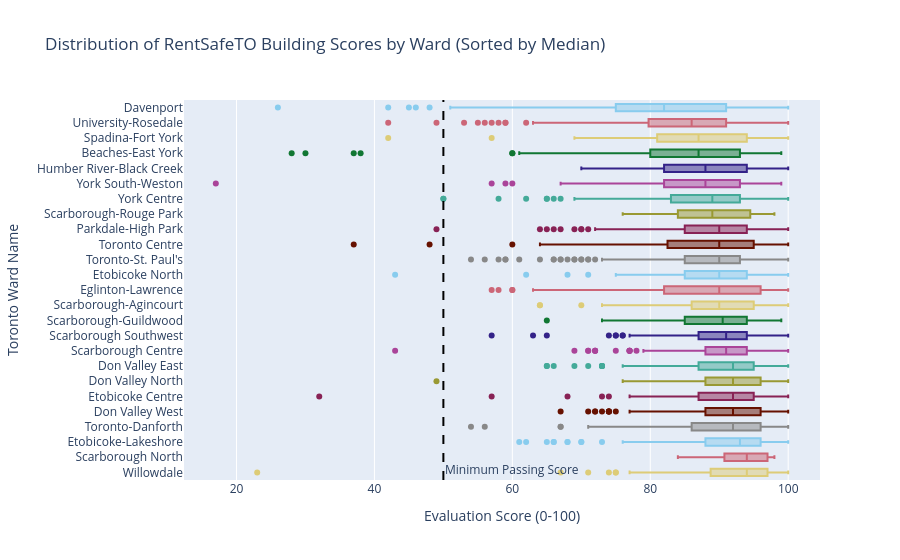

Source (notebook cell):
### Code cell
# Next steps for data visualization
fig = px.box(
    df_clean,
    y='wardname',
    x='current_building_eval_score',
    orientation='h', # Horizontal plot
    title='Distribution of RentSafeTO Building Scores by Ward (Sorted by Median)',
    category_orders={'wardname': ward_order}, # Apply the sorted order
    color='wardname', # Color by ward name
    color_discrete_sequence=px.colors.qualitative.Safe, # color-blind friendly discrete sequence
    hover_data={'current_building_eval_score': True, 'wardname': False} # Customize hover info
)
# Add the vertical line for the minimum passing score
fig.add_vline(x=50, line_width=2, line_dash="dash", line_color="black", annotation_text="Minimum Passing Score", annotation_position="bottom right")

# Update layout for better aesthetics
fig.update_layout(
    xaxis_title='Evaluation Score (0-100)',
    yaxis_title='Toronto Ward Name',
    showlegend=False # Hide the legend as colors are clear from y-axis
)

# Display the interactive figure
fig.show()

### Figure 1 — Plotly figure (JSON) as saved in the notebook; plotly's stock layout.template omitted (floating-point values rounded to 4 significant figures; data arrays with more than 128 entries replaced by an {"elided": "..."} marker saying what was removed)
{"data": [{"alignmentgroup": "True", "hovertemplate": "current_building_eval_score=%{x}<extra></extra>", "legendgroup": "Davenport", "marker": {"color": "rgb(136, 204, 238)"}, "name": "Davenport", "notched": false, "offsetgroup": "Davenport", "orientation": "h", "showlegend": true, "type": "box", "x": {"elided": "143 float values"}, "x0": " ", "xaxis": "x", "y": {"elided": "143 str values"}, "y0": " ", "yaxis": "y"}, {"alignmentgroup": "True", "hovertemplate": "current_building_eval_score=%{x}<extra></extra>", "legendgroup": "University-Rosedale", "marker": {"color": "rgb(204, 102, 119)"}, "name": "University-Rosedale", "notched": false, "offsetgroup": "University-Rosedale", "orientation": "h", "showlegend": true, "type": "box", "x": {"elided": "217 float values"}, "x0": " ", "xaxis": "x", "y": {"elided": "217 str values"}, "y0": " ", "yaxis": "y"}, {"alignmentgroup": "True", "hovertemplate": "current_building_eval_score=%{x}<extra></extra>", "legendgroup": "Spadina-Fort York", "marker": {"color": "rgb(221, 204, 119)"}, "name": "Spadina-Fort York", "notched": false, "offsetgroup": "Spadina-Fort York", "orientation": "h", "showlegend": true, "type": "box", "x": [71.0, 84.0, 91.0, 76.0, 92.0, 81.0, 89.0, 95.0, 42.0, 80.0, 88.0, 71.0, 75.0, 90.0, 84.0, 96.0, 77.0, 87.0, 79.0, 84.0, 100.0, 81.0, 91.0, 69.0, 78.0, 99.0, 100.0, 100.0, 98.0, 99.0, 91.0, 91.0, 94.0, 74.0, 94.0, 92.0, 85.0, 81.0, 99.0, 99.0, 80.0, 82.0, 99.0, 100.0, 98.0, 100.0, 86.0, 90.0, 82.0, 90.0, 85.0, 76.0, 79.0, 86.0, 89.0, 83.0, 87.0, 71.0, 95.0, 86.0, 83.0, 57.0, 90.0, 93.0, 94.0, 84.0, 82.0, 90.0, 69.0, 82.0, 91.0, 79.0, 84.0, 83.0, 80.0, 91.0, 87.0, 93.0, 99.0, 98.0, 100.0, 100.0], "x0": " ", "xaxis": "x", "y": ["Spadina-Fort York", "Spadina-Fort York", "Spadina-Fort York", "Spadina-Fort York", "Spadina-Fort York", "Spadina-Fort York", "Spadina-Fort York", "Spadina-Fort York", "Spadina-Fort York", "Spadina-Fort York", "Spadina-Fort York", "Spadina-Fort York", "Spadina-Fort York", "Spadina-Fort York", "Spadina-Fort York", "Spadina-Fort York", "Spadina-Fort York", "Spadina-Fort York", "Spadina-Fort York", "Spadina-Fort York", "Spadina-Fort York", "Spadina-Fort York", "Spadina-Fort York", "Spadina-Fort York", "Spadina-Fort York", "Spadina-Fort York", "Spadina-Fort York", "Spadina-Fort York", "Spadina-Fort York", "Spadina-Fort York", "Spadina-Fort York", "Spadina-Fort York", "Spadina-Fort York", "Spadina-Fort York", "Spadina-Fort York", "Spadina-Fort York", "Spadina-Fort York", "Spadina-Fort York", "Spadina-Fort York", "Spadina-Fort York", "Spadina-Fort York", "Spadina-Fort York", "Spadina-Fort York", "Spadina-Fort York", "Spadina-Fort York", "Spadina-Fort York", "Spadina-Fort York", "Spadina-Fort York", "Spadina-Fort York", "Spadina-Fort York", "Spadina-Fort York", "Spadina-Fort York", "Spadina-Fort York", "Spadina-Fort York", "Spadina-Fort York", "Spadina-Fort York", "Spadina-Fort York", "Spadina-Fort York", "Spadina-Fort York", "Spadina-Fort York", "Spadina-Fort York", "Spadina-Fort York", "Spadina-Fort York", "Spadina-Fort York", "Spadina-Fort York", "Spadina-Fort York", "Spadina-Fort York", "Spadina-Fort York", "Spadina-Fort York", "Spadina-Fort York", "Spadina-Fort York", "Spadina-Fort York", "Spadina-Fort York", "Spadina-Fort York", "Spadina-Fort York", "Spadina-Fort York", "Spadina-Fort York", "Spadina-Fort York", "Spadina-Fort York", "Spadina-Fort York", "Spadina-Fort York", "Spadina-Fort York"], "y0": " ", "yaxis": "y"}, {"alignmentgroup": "True", "hovertemplate": "current_building_eval_score=%{x}<extra></extra>", "legendgroup": "Beaches-East York", "marker": {"color": "rgb(17, 119, 51)"}, "name": "Beaches-East York", "notched": false, "offsetgroup": "Beaches-East York", "orientation": "h", "showlegend": true, "type": "box", "x": {"elided": "297 float values"}, "x0": " ", "xaxis": "x", "y": {"elided": "297 str values"}, "y0": " ", "yaxis": "y"}, {"alignmentgroup": "True", "hovertemplate": "current_building_eval_score=%{x}<extra></extra>", "legendgroup": "Humber River-Black Creek", "marker": {"color": "rgb(51, 34, 136)"}, "name": "Humber River-Black Creek", "notched": false, "offsetgroup": "Humber River-Black Creek", "orientation": "h", "showlegend": true, "type": "box", "x": {"elided": "155 float values"}, "x0": " ", "xaxis": "x", "y": {"elided": "155 str values"}, "y0": " ", "yaxis": "y"}, {"alignmentgroup": "True", "hovertemplate": "current_building_eval_score=%{x}<extra></extra>", "legendgroup": "York South-Weston", "marker": {"color": "rgb(170, 68, 153)"}, "name": "York South-Weston", "notched": false, "offsetgroup": "York South-Weston", "orientation": "h", "showlegend": true, "type": "box", "x": {"elided": "350 float values"}, "x0": " ", "xaxis": "x", "y": {"elided": "350 str values"}, "y0": " ", "yaxis": "y"}, {"alignmentgroup": "True", "hovertemplate": "current_building_eval_score=%{x}<extra></extra>", "legendgroup": "York Centre", "marker": {"color": "rgb(68, 170, 153)"}, "name": "York Centre", "notched": false, "offsetgroup": "York Centre", "orientation": "h", "showlegend": true, "type": "box", "x": {"elided": "348 float values"}, "x0": " ", "xaxis": "x", "y": {"elided": "348 str values"}, "y0": " ", "yaxis": "y"}, {"alignmentgroup": "True", "hovertemplate": "current_building_eval_score=%{x}<extra></extra>", "legendgroup": "Scarborough-Rouge Park", "marker": {"color": "rgb(153, 153, 51)"}, "name": "Scarborough-Rouge Park", "notched": false, "offsetgroup": "Scarborough-Rouge Park", "orientation": "h", "showlegend": true, "type": "box", "x": [76.0, 84.0, 98.0, 98.0, 80.0, 93.0, 84.0, 92.0, 89.0, 94.0, 76.0, 91.0, 93.0, 86.0, 96.0, 76.0, 79.0, 81.0, 84.0, 88.0, 81.0, 88.0, 95.0, 95.0, 81.0, 96.0, 89.0, 91.0, 92.0, 98.0, 97.0, 97.0, 92.0, 95.0, 89.0, 85.0, 95.0, 84.0, 86.0, 91.0, 87.0, 92.0, 84.0, 95.0, 86.0, 89.0, 88.0, 93.0], "x0": " ", "xaxis": "x", "y": ["Scarborough-Rouge Park", "Scarborough-Rouge Park", "Scarborough-Rouge Park", "Scarborough-Rouge Park", "Scarborough-Rouge Park", "Scarborough-Rouge Park", "Scarborough-Rouge Park", "Scarborough-Rouge Park", "Scarborough-Rouge Park", "Scarborough-Rouge Park", "Scarborough-Rouge Park", "Scarborough-Rouge Park", "Scarborough-Rouge Park", "Scarborough-Rouge Park", "Scarborough-Rouge Park", "Scarborough-Rouge Park", "Scarborough-Rouge Park", "Scarborough-Rouge Park", "Scarborough-Rouge Park", "Scarborough-Rouge Park", "Scarborough-Rouge Park", "Scarborough-Rouge Park", "Scarborough-Rouge Park", "Scarborough-Rouge Park", "Scarborough-Rouge Park", "Scarborough-Rouge Park", "Scarborough-Rouge Park", "Scarborough-Rouge Park", "Scarborough-Rouge Park", "Scarborough-Rouge Park", "Scarborough-Rouge Park", "Scarborough-Rouge Park", "Scarborough-Rouge Park", "Scarborough-Rouge Park", "Scarborough-Rouge Park", "Scarborough-Rouge Park", "Scarborough-Rouge Park", "Scarborough-Rouge Park", "Scarborough-Rouge Park", "Scarborough-Rouge Park", "Scarborough-Rouge Park", "Scarborough-Rouge Park", "Scarborough-Rouge Park", "Scarborough-Rouge Park", "Scarborough-Rouge Park", "Scarborough-Rouge Park", "Scarborough-Rouge Park", "Scarborough-Rouge Park"], "y0": " ", "yaxis": "y"}, {"alignmentgroup": "True", "hovertemplate": "current_building_eval_score=%{x}<extra></extra>", "legendgroup": "Parkdale-High Park", "marker": {"color": "rgb(136, 34, 85)"}, "name": "Parkdale-High Park", "notched": false, "offsetgroup": "Parkdale-High Park", "orientation": "h", "showlegend": true, "type": "box", "x": {"elided": "308 float values"}, "x0": " ", "xaxis": "x", "y": {"elided": "308 str values"}, "y0": " ", "yaxis": "y"}, {"alignmentgroup": "True", "hovertemplate": "current_building_eval_score=%{x}<extra></extra>", "legendgroup": "Toronto Centre", "marker": {"color": "rgb(102, 17, 0)"}, "name": "Toronto Centre", "notched": false, "offsetgroup": "Toronto Centre", "orientation": "h", "showlegend": true, "type": "box", "x": {"elided": "332 float values"}, "x0": " ", "xaxis": "x", "y": {"elided": "332 str values"}, "y0": " ", "yaxis": "y"}, {"alignmentgroup": "True", "hovertemplate": "current_building_eval_score=%{x}<extra></extra>", "legendgroup": "Toronto-St. Paul's", "marker": {"color": "rgb(136, 136, 136)"}, "name": "Toronto-St. Paul's", "notched": false, "offsetgroup": "Toronto-St. Paul's", "orientation": "h", "showlegend": true, "type": "box", "x": {"elided": "499 float values"}, "x0": " ", "xaxis": "x", "y": {"elided": "499 str values"}, "y0": " ", "yaxis": "y"}, {"alignmentgroup": "True", "hovertemplate": "current_building_eval_score=%{x}<extra></extra>", "legendgroup": "Etobicoke North", "marker": {"color": "rgb(136, 204, 238)"}, "name": "Etobicoke North", "notched": false, "offsetgroup": "Etobicoke North", "orientation": "h", "showlegend": true, "type": "box", "x": [81.0, 81.0, 95.0, 80.0, 85.0, 88.0, 89.0, 95.0, 92.0, 94.0, 96.0, 86.0, 92.0, 88.0, 99.0, 93.0, 86.0, 93.0, 91.0, 96.0, 90.0, 84.0, 90.0, 95.0, 43.0, 88.0, 92.0, 93.0, 93.0, 94.0, 78.0, 86.0, 82.0, 86.0, 83.0, 95.0, 90.0, 90.0, 85.0, 75.0, 84.0, 91.0, 81.0, 78.0, 83.0, 68.0, 81.0, 82.0, 93.0, 92.0, 77.0, 89.0, 98.0, 89.0, 94.0, 85.0, 98.0, 100.0, 88.0, 94.0, 88.0, 85.0, 81.0, 86.0, 82.0, 81.0, 84.0, 94.0, 93.0, 93.0, 94.0, 97.0, 97.0, 93.0, 97.0, 90.0, 95.0, 98.0, 97.0, 93.0, 98.0, 91.0, 88.0, 95.0, 71.0, 62.0, 90.0, 88.0, 92.0, 98.0, 93.0, 92.0, 94.0, 93.0, 98.0, 94.0, 98.0, 90.0, 85.0, 90.0, 85.0, 91.0, 90.0, 91.0, 87.0, 90.0, 76.0, 90.0, 83.0, 91.0, 87.0, 98.0, 81.0, 82.0, 76.0, 87.0, 98.0, 90.0, 87.0, 78.0], "x0": " ", "xaxis": "x", "y": ["Etobicoke North", "Etobicoke North", "Etobicoke North", "Etobicoke North", "Etobicoke North", "Etobicoke North", "Etobicoke North", "Etobicoke North", "Etobicoke North", "Etobicoke North", "Etobicoke North", "Etobicoke North", "Etobicoke North", "Etobicoke North", "Etobicoke North", "Etobicoke North", "Etobicoke North", "Etobicoke North", "Etobicoke North", "Etobicoke North", "Etobicoke North", "Etobicoke North", "Etobicoke North", "Etobicoke North", "Etobicoke North", "Etobicoke North", "Etobicoke North", "Etobicoke North", "Etobicoke North", "Etobicoke North", "Etobicoke North", "Etobicoke North", "Etobicoke North", "Etobicoke North", "Etobicoke North", "Etobicoke North", "Etobicoke North", "Etobicoke North", "Etobicoke North", "Etobicoke North", "Etobicoke North", "Etobicoke North", "Etobicoke North", "Etobicoke North", "Etobicoke North", "Etobicoke North", "Etobicoke North", "Etobicoke North", "Etobicoke North", "Etobicoke North", "Etobicoke North", "Etobicoke North", "Etobicoke North", "Etobicoke North", "Etobicoke North", "Etobicoke North", "Etobicoke North", "Etobicoke North", "Etobicoke North", "Etobicoke North", "Etobicoke North", "Etobicoke North", "Etobicoke North", "Etobicoke North", "Etobicoke North", "Etobicoke North", "Etobicoke North", "Etobicoke North", "Etobicoke North", "Etobicoke North", "Etobicoke North", "Etobicoke North", "Etobicoke North", "Etobicoke North", "Etobicoke North", "Etobicoke North", "Etobicoke North", "Etobicoke North", "Etobicoke North", "Etobicoke North", "Etobicoke North", "Etobicoke North", "Etobicoke North", "Etobicoke North", "Etobicoke North", "Etobicoke North", "Etobicoke North", "Etobicoke North", "Etobicoke North", "Etobicoke North", "Etobicoke North", "Etobicoke North", "Etobicoke North", "Etobicoke North", "Etobicoke North", "Etobicoke North", "Etobicoke North", "Etobicoke North", "Etobicoke North", "Etobicoke North", "Etobicoke North", "Etobicoke North", "Etobicoke North", "Etobicoke North", "Etobicoke North", "Etobicoke North", "Etobicoke North", "Etobicoke North", "Etobicoke North", "Etobicoke North", "Etobicoke North", "Etobicoke North", "Etobicoke North", "Etobicoke North", "Etobicoke North", "Etobicoke North", "Etobicoke North", "Etobicoke North", "Etobicoke North", "Etobicoke North"], "y0": " ", "yaxis": "y"}, {"alignmentgroup": "True", "hovertemplate": "current_building_eval_score=%{x}<extra></extra>", "legendgroup": "Eglinton-Lawrence", "marker": {"color": "rgb(204, 102, 119)"}, "name": "Eglinton-Lawrence", "notched": false, "offsetgroup": "Eglinton-Lawrence", "orientation": "h", "showlegend": true, "type": "box", "x": {"elided": "366 float values"}, "x0": " ", "xaxis": "x", "y": {"elided": "366 str values"}, "y0": " ", "yaxis": "y"}, {"alignmentgroup": "True", "hovertemplate": "current_building_eval_score=%{x}<extra></extra>", "legendgroup": "Scarborough-Agincourt", "marker": {"color": "rgb(221, 204, 119)"}, "name": "Scarborough-Agincourt", "notched": false, "offsetgroup": "Scarborough-Agincourt", "orientation": "h", "showlegend": true, "type": "box", "x": [73.0, 82.0, 86.0, 70.0, 81.0, 94.0, 95.0, 77.0, 89.0, 91.0, 95.0, 84.0, 92.0, 91.0, 96.0, 97.0, 91.0, 64.0, 64.0, 76.0, 95.0, 93.0, 96.0, 96.0, 98.0, 90.0, 91.0, 92.0, 92.0, 89.0, 96.0, 91.0, 88.0, 90.0, 89.0, 90.0, 90.0, 92.0, 95.0, 98.0, 87.0, 95.0, 97.0, 85.0, 89.0, 98.0, 100.0, 90.0, 96.0, 82.0, 86.0, 90.0, 95.0, 78.0, 88.0, 77.0, 88.0, 90.0], "x0": " ", "xaxis": "x", "y": ["Scarborough-Agincourt", "Scarborough-Agincourt", "Scarborough-Agincourt", "Scarborough-Agincourt", "Scarborough-Agincourt", "Scarborough-Agincourt", "Scarborough-Agincourt", "Scarborough-Agincourt", "Scarborough-Agincourt", "Scarborough-Agincourt", "Scarborough-Agincourt", "Scarborough-Agincourt", "Scarborough-Agincourt", "Scarborough-Agincourt", "Scarborough-Agincourt", "Scarborough-Agincourt", "Scarborough-Agincourt", "Scarborough-Agincourt", "Scarborough-Agincourt", "Scarborough-Agincourt", "Scarborough-Agincourt", "Scarborough-Agincourt", "Scarborough-Agincourt", "Scarborough-Agincourt", "Scarborough-Agincourt", "Scarborough-Agincourt", "Scarborough-Agincourt", "Scarborough-Agincourt", "Scarborough-Agincourt", "Scarborough-Agincourt", "Scarborough-Agincourt", "Scarborough-Agincourt", "Scarborough-Agincourt", "Scarborough-Agincourt", "Scarborough-Agincourt", "Scarborough-Agincourt", "Scarborough-Agincourt", "Scarborough-Agincourt", "Scarborough-Agincourt", "Scarborough-Agincourt", "Scarborough-Agincourt", "Scarborough-Agincourt", "Scarborough-Agincourt", "Scarborough-Agincourt", "Scarborough-Agincourt", "Scarborough-Agincourt", "Scarborough-Agincourt", "Scarborough-Agincourt", "Scarborough-Agincourt", "Scarborough-Agincourt", "Scarborough-Agincourt", "Scarborough-Agincourt", "Scarborough-Agincourt", "Scarborough-Agincourt", "Scarborough-Agincourt", "Scarborough-Agincourt", "Scarborough-Agincourt", "Scarborough-Agincourt"], "y0": " ", "yaxis": "y"}, {"alignmentgroup": "True", "hovertemplate": "current_building_eval_score=%{x}<extra></extra>", "legendgroup": "Scarborough-Guildwood", "marker": {"color": "rgb(17, 119, 51)"}, "name": "Scarborough-Guildwood", "notched": false, "offsetgroup": "Scarborough-Guildwood", "orientation": "h", "showlegend": true, "type": "box", "x": [74.0, 87.0, 73.0, 83.0, 91.0, 74.0, 86.0, 92.0, 96.0, 92.0, 86.0, 78.0, 90.0, 80.0, 87.0, 85.0, 85.0, 78.0, 87.0, 92.0, 90.0, 89.0, 90.0, 92.0, 75.0, 83.0, 81.0, 83.0, 79.0, 82.0, 80.0, 89.0, 97.0, 91.0, 92.0, 83.0, 86.0, 85.0, 93.0, 88.0, 96.0, 97.0, 93.0, 93.0, 94.0, 92.0, 95.0, 91.0, 85.0, 87.0, 75.0, 91.0, 95.0, 96.0, 89.0, 98.0, 92.0, 96.0, 89.0, 95.0, 98.0, 91.0, 65.0, 92.0, 95.0, 86.0, 89.0, 88.0, 92.0, 97.0, 78.0, 95.0, 85.0, 89.0, 96.0, 93.0, 97.0, 93.0, 95.0, 97.0, 86.0, 81.0, 91.0, 93.0, 94.0, 99.0, 78.0, 91.0, 97.0, 76.0, 96.0, 74.0, 80.0, 93.0, 93.0, 74.0, 91.0, 98.0, 91.0, 96.0, 92.0, 73.0, 79.0, 89.0, 84.0, 95.0, 97.0, 95.0, 84.0, 94.0, 97.0, 85.0, 86.0, 86.0], "x0": " ", "xaxis": "x", "y": ["Scarborough-Guildwood", "Scarborough-Guildwood", "Scarborough-Guildwood", "Scarborough-Guildwood", "Scarborough-Guildwood", "Scarborough-Guildwood", "Scarborough-Guildwood", "Scarborough-Guildwood", "Scarborough-Guildwood", "Scarborough-Guildwood", "Scarborough-Guildwood", "Scarborough-Guildwood", "Scarborough-Guildwood", "Scarborough-Guildwood", "Scarborough-Guildwood", "Scarborough-Guildwood", "Scarborough-Guildwood", "Scarborough-Guildwood", "Scarborough-Guildwood", "Scarborough-Guildwood", "Scarborough-Guildwood", "Scarborough-Guildwood", "Scarborough-Guildwood", "Scarborough-Guildwood", "Scarborough-Guildwood", "Scarborough-Guildwood", "Scarborough-Guildwood", "Scarborough-Guildwood", "Scarborough-Guildwood", "Scarborough-Guildwood", "Scarborough-Guildwood", "Scarborough-Guildwood", "Scarborough-Guildwood", "Scarborough-Guildwood", "Scarborough-Guildwood", "Scarborough-Guildwood", "Scarborough-Guildwood", "Scarborough-Guildwood", "Scarborough-Guildwood", "Scarborough-Guildwood", "Scarborough-Guildwood", "Scarborough-Guildwood", "Scarborough-Guildwood", "Scarborough-Guildwood", "Scarborough-Guildwood", "Scarborough-Guildwood", "Scarborough-Guildwood", "Scarborough-Guildwood", "Scarborough-Guildwood", "Scarborough-Guildwood", "Scarborough-Guildwood", "Scarborough-Guildwood", "Scarborough-Guildwood", "Scarborough-Guildwood", "Scarborough-Guildwood", "Scarborough-Guildwood", "Scarborough-Guildwood", "Scarborough-Guildwood", "Scarborough-Guildwood", "Scarborough-Guildwood", "Scarborough-Guildwood", "Scarborough-Guildwood", "Scarborough-Guildwood", "Scarborough-Guildwood", "Scarborough-Guildwood", "Scarborough-Guildwood", "Scarborough-Guildwood", "Scarborough-Guildwood", "Scarborough-Guildwood", "Scarborough-Guildwood", "Scarborough-Guildwood", "Scarborough-Guildwood", "Scarborough-Guildwood", "Scarborough-Guildwood", "Scarborough-Guildwood", "Scarborough-Guildwood", "Scarborough-Guildwood", "Scarborough-Guildwood", "Scarborough-Guildwood", "Scarborough-Guildwood", "Scarborough-Guildwood", "Scarborough-Guildwood", "Scarborough-Guildwood", "Scarborough-Guildwood", "Scarborough-Guildwood", "Scarborough-Guildwood", "Scarborough-Guildwood", "Scarborough-Guildwood", "Scarborough-Guildwood", "Scarborough-Guildwood", "Scarborough-Guildwood", "Scarborough-Guildwood", "Scarborough-Guildwood", "Scarborough-Guildwood", "Scarborough-Guildwood", "Scarborough-Guildwood", "Scarborough-Guildwood", "Scarborough-Guildwood", "Scarborough-Guildwood", "Scarborough-Guildwood", "Scarborough-Guildwood", "Scarborough-Guildwood", "Scarborough-Guildwood", "Scarborough-Guildwood", "Scarborough-Guildwood", "Scarborough-Guildwood", "Scarborough-Guildwood", "Scarborough-Guildwood", "Scarborough-Guildwood", "Scarborough-Guildwood", "Scarborough-Guildwood", "Scarborough-Guildwood", "Scarborough-Guildwood", "Scarborough-Guildwood"], "y0": " ", "yaxis": "y"}, {"alignmentgroup": "True", "hovertemplate": "current_building_eval_score=%{x}<extra></extra>", "legendgroup": "Scarborough Southwest", "marker": {"color": "rgb(51, 34, 136)"}, "name": "Scarborough Southwest", "notched": false, "offsetgroup": "Scarborough Southwest", "orientation": "h", "showlegend": true, "type": "box", "x": {"elided": "244 float values"}, "x0": " ", "xaxis": "x", "y": {"elided": "244 str values"}, "y0": " ", "yaxis": "y"}, {"alignmentgroup": "True", "hovertemplate": "current_building_eval_score=%{x}<extra></extra>", "legendgroup": "Scarborough Centre", "marker": {"color": "rgb(170, 68, 153)"}, "name": "Scarborough Centre", "notched": false, "offsetgroup": "Scarborough Centre", "orientation": "h", "showlegend": true, "type": "box", "x": {"elided": "203 float values"}, "x0": " ", "xaxis": "x", "y": {"elided": "203 str values"}, "y0": " ", "yaxis": "y"}, {"alignmentgroup": "True", "hovertemplate": "current_building_eval_score=%{x}<extra></extra>", "legendgroup": "Don Valley East", "marker": {"color": "rgb(68, 170, 153)"}, "name": "Don Valley East", "notched": false, "offsetgroup": "Don Valley East", "orientation": "h", "showlegend": true, "type": "box", "x": {"elided": "245 float values"}, "x0": " ", "xaxis": "x", "y": {"elided": "245 str values"}, "y0": " ", "yaxis": "y"}, {"alignmentgroup": "True", "hovertemplate": "current_building_eval_score=%{x}<extra></extra>", "legendgroup": "Don Valley North", "marker": {"color": "rgb(153, 153, 51)"}, "name": "Don Valley North", "notched": false, "offsetgroup": "Don Valley North", "orientation": "h", "showlegend": true, "type": "box", "x": [96.0, 95.0, 94.0, 99.0, 90.0, 93.0, 87.0, 95.0, 91.0, 49.0, 85.0, 94.0, 86.0, 92.0, 96.0, 99.0, 97.0, 92.0, 98.0, 88.0, 95.0, 90.0, 95.0, 89.0, 81.0, 81.0, 89.0, 92.0, 89.0, 92.0, 78.0, 96.0, 92.0, 88.0, 84.0, 93.0, 96.0, 90.0, 90.0, 97.0, 99.0, 92.0, 92.0, 92.0, 90.0, 95.0, 95.0, 99.0, 100.0, 96.0, 97.0, 95.0, 88.0, 91.0, 98.0, 93.0, 94.0, 91.0, 89.0, 87.0, 95.0, 83.0, 90.0, 91.0, 95.0, 86.0, 96.0, 85.0, 86.0, 98.0, 99.0, 89.0, 95.0, 94.0, 100.0, 93.0, 94.0, 97.0, 99.0, 97.0, 82.0, 90.0, 79.0, 86.0, 89.0, 77.0, 81.0, 90.0, 83.0, 90.0, 91.0, 95.0, 89.0, 92.0, 91.0, 95.0, 87.0, 96.0, 98.0, 96.0, 98.0, 82.0, 97.0, 96.0, 81.0, 100.0, 76.0, 78.0, 84.0, 81.1, 84.0], "x0": " ", "xaxis": "x", "y": ["Don Valley North", "Don Valley North", "Don Valley North", "Don Valley North", "Don Valley North", "Don Valley North", "Don Valley North", "Don Valley North", "Don Valley North", "Don Valley North", "Don Valley North", "Don Valley North", "Don Valley North", "Don Valley North", "Don Valley North", "Don Valley North", "Don Valley North", "Don Valley North", "Don Valley North", "Don Valley North", "Don Valley North", "Don Valley North", "Don Valley North", "Don Valley North", "Don Valley North", "Don Valley North", "Don Valley North", "Don Valley North", "Don Valley North", "Don Valley North", "Don Valley North", "Don Valley North", "Don Valley North", "Don Valley North", "Don Valley North", "Don Valley North", "Don Valley North", "Don Valley North", "Don Valley North", "Don Valley North", "Don Valley North", "Don Valley North", "Don Valley North", "Don Valley North", "Don Valley North", "Don Valley North", "Don Valley North", "Don Valley North", "Don Valley North", "Don Valley North", "Don Valley North", "Don Valley North", "Don Valley North", "Don Valley North", "Don Valley North", "Don Valley North", "Don Valley North", "Don Valley North", "Don Valley North", "Don Valley North", "Don Valley North", "Don Valley North", "Don Valley North", "Don Valley North", "Don Valley North", "Don Valley North", "Don Valley North", "Don Valley North", "Don Valley North", "Don Valley North", "Don Valley North", "Don Valley North", "Don Valley North", "Don Valley North", "Don Valley North", "Don Valley North", "Don Valley North", "Don Valley North", "Don Valley North", "Don Valley North", "Don Valley North", "Don Valley North", "Don Valley North", "Don Valley North", "Don Valley North", "Don Valley North", "Don Valley North", "Don Valley North", "Don Valley North", "Don Valley North", "Don Valley North", "Don Valley North", "Don Valley North", "Don Valley North", "Don Valley North", "Don Valley North", "Don Valley North", "Don Valley North", "Don Valley North", "Don Valley North", "Don Valley North", "Don Valley North", "Don Valley North", "Don Valley North", "Don Valley North", "Don Valley North", "Don Valley North", "Don Valley North", "Don Valley North", "Don Valley North", "Don Valley North"], "y0": " ", "yaxis": "y"}, {"alignmentgroup": "True", "hovertemplate": "current_building_eval_score=%{x}<extra></extra>", "legendgroup": "Etobicoke Centre", "marker": {"color": "rgb(136, 34, 85)"}, "name": "Etobicoke Centre", "notched": false, "offsetgroup": "Etobicoke Centre", "orientation": "h", "showlegend": true, "type": "box", "x": {"elided": "184 float values"}, "x0": " ", "xaxis": "x", "y": {"elided": "184 str values"}, "y0": " ", "yaxis": "y"}, {"alignmentgroup": "True", "hovertemplate": "current_building_eval_score=%{x}<extra></extra>", "legendgroup": "Don Valley West", "marker": {"color": "rgb(102, 17, 0)"}, "name": "Don Valley West", "notched": false, "offsetgroup": "Don Valley West", "orientation": "h", "showlegend": true, "type": "box", "x": {"elided": "257 float values"}, "x0": " ", "xaxis": "x", "y": {"elided": "257 str values"}, "y0": " ", "yaxis": "y"}, {"alignmentgroup": "True", "hovertemplate": "current_building_eval_score=%{x}<extra></extra>", "legendgroup": "Toronto-Danforth", "marker": {"color": "rgb(136, 136, 136)"}, "name": "Toronto-Danforth", "notched": false, "offsetgroup": "Toronto-Danforth", "orientation": "h", "showlegend": true, "type": "box", "x": {"elided": "208 float values"}, "x0": " ", "xaxis": "x", "y": {"elided": "208 str values"}, "y0": " ", "yaxis": "y"}, {"alignmentgroup": "True", "hovertemplate": "current_building_eval_score=%{x}<extra></extra>", "legendgroup": "Etobicoke-Lakeshore", "marker": {"color": "rgb(136, 204, 238)"}, "name": "Etobicoke-Lakeshore", "notched": false, "offsetgroup": "Etobicoke-Lakeshore", "orientation": "h", "showlegend": true, "type": "box", "x": {"elided": "374 float values"}, "x0": " ", "xaxis": "x", "y": {"elided": "374 str values"}, "y0": " ", "yaxis": "y"}, {"alignmentgroup": "True", "hovertemplate": "current_building_eval_score=%{x}<extra></extra>", "legendgroup": "Scarborough North", "marker": {"color": "rgb(204, 102, 119)"}, "name": "Scarborough North", "notched": false, "offsetgroup": "Scarborough North", "orientation": "h", "showlegend": true, "type": "box", "x": [90.0, 93.0, 89.0, 93.0, 94.0, 95.0, 98.0, 96.0, 97.0, 91.0, 84.0, 97.0, 97.0], "x0": " ", "xaxis": "x", "y": ["Scarborough North", "Scarborough North", "Scarborough North", "Scarborough North", "Scarborough North", "Scarborough North", "Scarborough North", "Scarborough North", "Scarborough North", "Scarborough North", "Scarborough North", "Scarborough North", "Scarborough North"], "y0": " ", "yaxis": "y"}, {"alignmentgroup": "True", "hovertemplate": "current_building_eval_score=%{x}<extra></extra>", "legendgroup": "Willowdale", "marker": {"color": "rgb(221, 204, 119)"}, "name": "Willowdale", "notched": false, "offsetgroup": "Willowdale", "orientation": "h", "showlegend": true, "type": "box", "x": [98.0, 99.0, 92.0, 98.0, 97.0, 98.0, 91.0, 98.0, 98.0, 99.0, 92.0, 96.0, 97.0, 97.0, 94.0, 93.0, 95.0, 85.0, 90.0, 89.0, 95.0, 67.0, 83.0, 99.0, 97.0, 97.0, 97.0, 96.0, 99.0, 79.0, 92.0, 90.0, 93.0, 96.0, 94.0, 71.0, 97.0, 99.0, 23.0, 100.0, 89.0, 78.0, 77.0, 75.0, 74.0, 75.0, 95.0, 96.0, 82.0, 81.0, 87.0, 89.0, 96.0, 80.0, 95.0, 97.0, 91.0, 97.0, 92.0, 88.0, 93.0, 90.0, 97.0, 97.0, 98.0], "x0": " ", "xaxis": "x", "y": ["Willowdale", "Willowdale", "Willowdale", "Willowdale", "Willowdale", "Willowdale", "Willowdale", "Willowdale", "Willowdale", "Willowdale", "Willowdale", "Willowdale", "Willowdale", "Willowdale", "Willowdale", "Willowdale", "Willowdale", "Willowdale", "Willowdale", "Willowdale", "Willowdale", "Willowdale", "Willowdale", "Willowdale", "Willowdale", "Willowdale", "Willowdale", "Willowdale", "Willowdale", "Willowdale", "Willowdale", "Willowdale", "Willowdale", "Willowdale", "Willowdale", "Willowdale", "Willowdale", "Willowdale", "Willowdale", "Willowdale", "Willowdale", "Willowdale", "Willowdale", "Willowdale", "Willowdale", "Willowdale", "Willowdale", "Willowdale", "Willowdale", "Willowdale", "Willowdale", "Willowdale", "Willowdale", "Willowdale", "Willowdale", "Willowdale", "Willowdale", "Willowdale", "Willowdale", "Willowdale", "Willowdale", "Willowdale", "Willowdale", "Willowdale", "Willowdale"], "y0": " ", "yaxis": "y"}], "layout": {"annotations": [{"showarrow": false, "text": "Minimum Passing Score", "x": 50, "xanchor": "left", "xref": "x", "y": 0, "yanchor": "bottom", "yref": "y domain"}], "boxmode": "overlay", "legend": {"title": {"text": "wardname"}, "tracegroupgap": 0}, "shapes": [{"line": {"color": "black", "dash": "dash", "width": 2}, "type": "line", "x0": 50, "x1": 50, "xref": "x", "y0": 0, "y1": 1, "yref": "y domain"}], "showlegend": false, "title": {"text": "Distribution of RentSafeTO Building Scores by Ward (Sorted by Median)"}, "xaxis": {"anchor": "y", "domain": [0, 1], "title": {"text": "Evaluation Score (0-100)"}}, "yaxis": {"anchor": "x", "categoryarray": ["Willowdale", "Scarborough North", "Etobicoke-Lakeshore", "Toronto-Danforth", "Don Valley West", "Etobicoke Centre", "Don Valley North", "Don Valley East", "Scarborough Centre", "Scarborough Southwest", "Scarborough-Guildwood", "Scarborough-Agincourt", "Eglinton-Lawrence", "Etobicoke North", "Toronto-St. Paul's", "Toronto Centre", "Parkdale-High Park", "Scarborough-Rouge Park", "York Centre", "York South-Weston", "Humber River-Black Creek", "Beaches-East York", "Spadina-Fort York", "University-Rosedale", "Davenport"], "categoryorder": "array", "domain": [0, 1], "title": {"text": "Toronto Ward Name"}}}}
